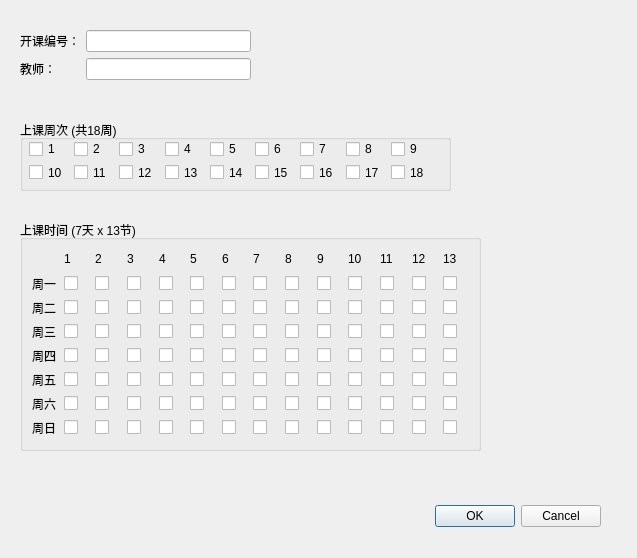
<?xml version="1.0" encoding="UTF-8"?>
<ui version="4.0">
 <class>OfferingDialog</class>
 <widget class="QDialog" name="OfferingDialog">
  <property name="geometry">
   <rect>
    <x>0</x>
    <y>0</y>
    <width>637</width>
    <height>558</height>
   </rect>
  </property>
  <property name="windowTitle">
   <string>Dialog</string>
  </property>
  <widget class="QDialogButtonBox" name="buttonBox">
   <property name="geometry">
    <rect>
     <x>260</x>
     <y>500</y>
     <width>341</width>
     <height>32</height>
    </rect>
   </property>
   <property name="orientation">
    <enum>Qt::Orientation::Horizontal</enum>
   </property>
   <property name="standardButtons">
    <set>QDialogButtonBox::StandardButton::Cancel|QDialogButtonBox::StandardButton::Ok</set>
   </property>
  </widget>
  <widget class="QGroupBox" name="weeksGroupBox">
   <property name="geometry">
    <rect>
     <x>20</x>
     <y>120</y>
     <width>431</width>
     <height>71</height>
    </rect>
   </property>
   <property name="title">
    <string>上课周次 (共18周)</string>
   </property>
   <widget class="QWidget" name="">
    <property name="geometry">
     <rect>
      <x>9</x>
      <y>20</y>
      <width>401</width>
      <height>41</height>
     </rect>
    </property>
    <layout class="QGridLayout" name="gridLayout">
     <item row="0" column="0">
      <widget class="QCheckBox" name="checkBox">
       <property name="text">
        <string>1</string>
       </property>
      </widget>
     </item>
     <item row="0" column="1">
      <widget class="QCheckBox" name="checkBox_2">
       <property name="text">
        <string>2</string>
       </property>
      </widget>
     </item>
     <item row="0" column="2">
      <widget class="QCheckBox" name="checkBox_4">
       <property name="text">
        <string>3</string>
       </property>
      </widget>
     </item>
     <item row="0" column="3">
      <widget class="QCheckBox" name="checkBox_15">
       <property name="text">
        <string>4</string>
       </property>
      </widget>
     </item>
     <item row="0" column="4">
      <widget class="QCheckBox" name="checkBox_16">
       <property name="text">
        <string>5</string>
       </property>
      </widget>
     </item>
     <item row="0" column="5">
      <widget class="QCheckBox" name="checkBox_9">
       <property name="text">
        <string>6</string>
       </property>
      </widget>
     </item>
     <item row="0" column="6">
      <widget class="QCheckBox" name="checkBox_14">
       <property name="text">
        <string>7</string>
       </property>
      </widget>
     </item>
     <item row="0" column="7">
      <widget class="QCheckBox" name="checkBox_10">
       <property name="text">
        <string>8</string>
       </property>
      </widget>
     </item>
     <item row="0" column="8">
      <widget class="QCheckBox" name="checkBox_8">
       <property name="text">
        <string>9</string>
       </property>
      </widget>
     </item>
     <item row="1" column="0">
      <widget class="QCheckBox" name="checkBox_6">
       <property name="text">
        <string>10</string>
       </property>
      </widget>
     </item>
     <item row="1" column="1">
      <widget class="QCheckBox" name="checkBox_3">
       <property name="text">
        <string>11</string>
       </property>
      </widget>
     </item>
     <item row="1" column="2">
      <widget class="QCheckBox" name="checkBox_5">
       <property name="text">
        <string>12</string>
       </property>
      </widget>
     </item>
     <item row="1" column="3">
      <widget class="QCheckBox" name="checkBox_13">
       <property name="text">
        <string>13</string>
       </property>
      </widget>
     </item>
     <item row="1" column="4">
      <widget class="QCheckBox" name="checkBox_17">
       <property name="text">
        <string>14</string>
       </property>
      </widget>
     </item>
     <item row="1" column="5">
      <widget class="QCheckBox" name="checkBox_7">
       <property name="text">
        <string>15</string>
       </property>
      </widget>
     </item>
     <item row="1" column="6">
      <widget class="QCheckBox" name="checkBox_18">
       <property name="text">
        <string>16</string>
       </property>
      </widget>
     </item>
     <item row="1" column="7">
      <widget class="QCheckBox" name="checkBox_11">
       <property name="text">
        <string>17</string>
       </property>
      </widget>
     </item>
     <item row="1" column="8">
      <widget class="QCheckBox" name="checkBox_12">
       <property name="text">
        <string>18</string>
       </property>
      </widget>
     </item>
    </layout>
   </widget>
  </widget>
  <widget class="QGroupBox" name="timesGroupBox">
   <property name="geometry">
    <rect>
     <x>20</x>
     <y>220</y>
     <width>461</width>
     <height>231</height>
    </rect>
   </property>
   <property name="title">
    <string>上课时间 (7天 x 13节)</string>
   </property>
   <layout class="QGridLayout" name="gridLayout_2">
    <item row="4" column="12">
     <widget class="QCheckBox" name="checkBox_191">
      <property name="text">
       <string/>
      </property>
     </widget>
    </item>
    <item row="2" column="1">
     <widget class="QCheckBox" name="checkBox_111">
      <property name="text">
       <string/>
      </property>
     </widget>
    </item>
    <item row="7" column="1">
     <widget class="QCheckBox" name="checkBox_116">
      <property name="text">
       <string/>
      </property>
     </widget>
    </item>
    <item row="7" column="8">
     <widget class="QCheckBox" name="checkBox_162">
      <property name="text">
       <string/>
      </property>
     </widget>
    </item>
    <item row="7" column="7">
     <widget class="QCheckBox" name="checkBox_155">
      <property name="text">
       <string/>
      </property>
     </widget>
    </item>
    <item row="7" column="0">
     <widget class="QLabel" name="label_9">
      <property name="text">
       <string>周日</string>
      </property>
     </widget>
    </item>
    <item row="4" column="1">
     <widget class="QCheckBox" name="checkBox_113">
      <property name="text">
       <string/>
      </property>
     </widget>
    </item>
    <item row="1" column="11">
     <widget class="QCheckBox" name="checkBox_180">
      <property name="text">
       <string/>
      </property>
     </widget>
    </item>
    <item row="1" column="13">
     <widget class="QCheckBox" name="checkBox_194">
      <property name="text">
       <string/>
      </property>
     </widget>
    </item>
    <item row="6" column="0">
     <widget class="QLabel" name="label_8">
      <property name="text">
       <string>周六</string>
      </property>
     </widget>
    </item>
    <item row="2" column="9">
     <widget class="QCheckBox" name="checkBox_168">
      <property name="text">
       <string/>
      </property>
     </widget>
    </item>
    <item row="1" column="10">
     <widget class="QCheckBox" name="checkBox_173">
      <property name="text">
       <string/>
      </property>
     </widget>
    </item>
    <item row="4" column="6">
     <widget class="QCheckBox" name="checkBox_149">
      <property name="text">
       <string/>
      </property>
     </widget>
    </item>
    <item row="2" column="0">
     <widget class="QLabel" name="label_4">
      <property name="text">
       <string>周二</string>
      </property>
     </widget>
    </item>
    <item row="1" column="6">
     <widget class="QCheckBox" name="checkBox_145">
      <property name="text">
       <string/>
      </property>
     </widget>
    </item>
    <item row="2" column="7">
     <widget class="QCheckBox" name="checkBox_154">
      <property name="text">
       <string/>
      </property>
     </widget>
    </item>
    <item row="1" column="2">
     <widget class="QCheckBox" name="checkBox_117">
      <property name="text">
       <string/>
      </property>
     </widget>
    </item>
    <item row="1" column="12">
     <widget class="QCheckBox" name="checkBox_187">
      <property name="text">
       <string/>
      </property>
     </widget>
    </item>
    <item row="6" column="10">
     <widget class="QCheckBox" name="checkBox_174">
      <property name="text">
       <string/>
      </property>
     </widget>
    </item>
    <item row="5" column="5">
     <widget class="QCheckBox" name="checkBox_143">
      <property name="text">
       <string/>
      </property>
     </widget>
    </item>
    <item row="4" column="2">
     <widget class="QCheckBox" name="checkBox_121">
      <property name="text">
       <string/>
      </property>
     </widget>
    </item>
    <item row="3" column="6">
     <widget class="QCheckBox" name="checkBox_151">
      <property name="text">
       <string/>
      </property>
     </widget>
    </item>
    <item row="2" column="13">
     <widget class="QCheckBox" name="checkBox_196">
      <property name="text">
       <string/>
      </property>
     </widget>
    </item>
    <item row="7" column="2">
     <widget class="QCheckBox" name="checkBox_120">
      <property name="text">
       <string/>
      </property>
     </widget>
    </item>
    <item row="5" column="13">
     <widget class="QCheckBox" name="checkBox_199">
      <property name="text">
       <string/>
      </property>
     </widget>
    </item>
    <item row="5" column="3">
     <widget class="QCheckBox" name="checkBox_129">
      <property name="text">
       <string/>
      </property>
     </widget>
    </item>
    <item row="3" column="10">
     <widget class="QCheckBox" name="checkBox_179">
      <property name="text">
       <string/>
      </property>
     </widget>
    </item>
    <item row="3" column="2">
     <widget class="QCheckBox" name="checkBox_123">
      <property name="text">
       <string/>
      </property>
     </widget>
    </item>
    <item row="1" column="7">
     <widget class="QCheckBox" name="checkBox_152">
      <property name="text">
       <string/>
      </property>
     </widget>
    </item>
    <item row="1" column="9">
     <widget class="QCheckBox" name="checkBox_166">
      <property name="text">
       <string/>
      </property>
     </widget>
    </item>
    <item row="2" column="4">
     <widget class="QCheckBox" name="checkBox_133">
      <property name="text">
       <string/>
      </property>
     </widget>
    </item>
    <item row="1" column="3">
     <widget class="QCheckBox" name="checkBox_124">
      <property name="text">
       <string/>
      </property>
     </widget>
    </item>
    <item row="6" column="13">
     <widget class="QCheckBox" name="checkBox_195">
      <property name="text">
       <string/>
      </property>
     </widget>
    </item>
    <item row="6" column="7">
     <widget class="QCheckBox" name="checkBox_153">
      <property name="text">
       <string/>
      </property>
     </widget>
    </item>
    <item row="3" column="3">
     <widget class="QCheckBox" name="checkBox_130">
      <property name="text">
       <string/>
      </property>
     </widget>
    </item>
    <item row="4" column="4">
     <widget class="QCheckBox" name="checkBox_135">
      <property name="text">
       <string/>
      </property>
     </widget>
    </item>
    <item row="3" column="11">
     <widget class="QCheckBox" name="checkBox_186">
      <property name="text">
       <string/>
      </property>
     </widget>
    </item>
    <item row="4" column="7">
     <widget class="QCheckBox" name="checkBox_156">
      <property name="text">
       <string/>
      </property>
     </widget>
    </item>
    <item row="5" column="8">
     <widget class="QCheckBox" name="checkBox_164">
      <property name="text">
       <string/>
      </property>
     </widget>
    </item>
    <item row="6" column="5">
     <widget class="QCheckBox" name="checkBox_139">
      <property name="text">
       <string/>
      </property>
     </widget>
    </item>
    <item row="7" column="5">
     <widget class="QCheckBox" name="checkBox_141">
      <property name="text">
       <string/>
      </property>
     </widget>
    </item>
    <item row="1" column="1">
     <widget class="QCheckBox" name="checkBox_110">
      <property name="text">
       <string/>
      </property>
     </widget>
    </item>
    <item row="5" column="0">
     <widget class="QLabel" name="label_7">
      <property name="text">
       <string>周五</string>
      </property>
     </widget>
    </item>
    <item row="5" column="6">
     <widget class="QCheckBox" name="checkBox_150">
      <property name="text">
       <string/>
      </property>
     </widget>
    </item>
    <item row="7" column="9">
     <widget class="QCheckBox" name="checkBox_169">
      <property name="text">
       <string/>
      </property>
     </widget>
    </item>
    <item row="6" column="12">
     <widget class="QCheckBox" name="checkBox_188">
      <property name="text">
       <string/>
      </property>
     </widget>
    </item>
    <item row="5" column="1">
     <widget class="QCheckBox" name="checkBox_114">
      <property name="text">
       <string/>
      </property>
     </widget>
    </item>
    <item row="6" column="4">
     <widget class="QCheckBox" name="checkBox_132">
      <property name="text">
       <string/>
      </property>
     </widget>
    </item>
    <item row="7" column="11">
     <widget class="QCheckBox" name="checkBox_183">
      <property name="text">
       <string/>
      </property>
     </widget>
    </item>
    <item row="1" column="5">
     <widget class="QCheckBox" name="checkBox_138">
      <property name="text">
       <string/>
      </property>
     </widget>
    </item>
    <item row="2" column="5">
     <widget class="QCheckBox" name="checkBox_140">
      <property name="text">
       <string/>
      </property>
     </widget>
    </item>
    <item row="2" column="6">
     <widget class="QCheckBox" name="checkBox_147">
      <property name="text">
       <string/>
      </property>
     </widget>
    </item>
    <item row="2" column="11">
     <widget class="QCheckBox" name="checkBox_182">
      <property name="text">
       <string/>
      </property>
     </widget>
    </item>
    <item row="2" column="12">
     <widget class="QCheckBox" name="checkBox_189">
      <property name="text">
       <string/>
      </property>
     </widget>
    </item>
    <item row="3" column="5">
     <widget class="QCheckBox" name="checkBox_144">
      <property name="text">
       <string/>
      </property>
     </widget>
    </item>
    <item row="5" column="4">
     <widget class="QCheckBox" name="checkBox_136">
      <property name="text">
       <string/>
      </property>
     </widget>
    </item>
    <item row="5" column="10">
     <widget class="QCheckBox" name="checkBox_178">
      <property name="text">
       <string/>
      </property>
     </widget>
    </item>
    <item row="6" column="2">
     <widget class="QCheckBox" name="checkBox_118">
      <property name="text">
       <string/>
      </property>
     </widget>
    </item>
    <item row="6" column="8">
     <widget class="QCheckBox" name="checkBox_160">
      <property name="text">
       <string/>
      </property>
     </widget>
    </item>
    <item row="4" column="13">
     <widget class="QCheckBox" name="checkBox_198">
      <property name="text">
       <string/>
      </property>
     </widget>
    </item>
    <item row="3" column="0">
     <widget class="QLabel" name="label_5">
      <property name="text">
       <string>周三</string>
      </property>
     </widget>
    </item>
    <item row="4" column="0">
     <widget class="QLabel" name="label_6">
      <property name="text">
       <string>周四</string>
      </property>
     </widget>
    </item>
    <item row="7" column="13">
     <widget class="QCheckBox" name="checkBox_197">
      <property name="text">
       <string/>
      </property>
     </widget>
    </item>
    <item row="3" column="4">
     <widget class="QCheckBox" name="checkBox_137">
      <property name="text">
       <string/>
      </property>
     </widget>
    </item>
    <item row="5" column="7">
     <widget class="QCheckBox" name="checkBox_157">
      <property name="text">
       <string/>
      </property>
     </widget>
    </item>
    <item row="2" column="2">
     <widget class="QCheckBox" name="checkBox_119">
      <property name="text">
       <string/>
      </property>
     </widget>
    </item>
    <item row="2" column="10">
     <widget class="QCheckBox" name="checkBox_175">
      <property name="text">
       <string/>
      </property>
     </widget>
    </item>
    <item row="5" column="2">
     <widget class="QCheckBox" name="checkBox_122">
      <property name="text">
       <string/>
      </property>
     </widget>
    </item>
    <item row="6" column="11">
     <widget class="QCheckBox" name="checkBox_181">
      <property name="text">
       <string/>
      </property>
     </widget>
    </item>
    <item row="4" column="10">
     <widget class="QCheckBox" name="checkBox_177">
      <property name="text">
       <string/>
      </property>
     </widget>
    </item>
    <item row="1" column="8">
     <widget class="QCheckBox" name="checkBox_159">
      <property name="text">
       <string/>
      </property>
     </widget>
    </item>
    <item row="7" column="10">
     <widget class="QCheckBox" name="checkBox_176">
      <property name="text">
       <string/>
      </property>
     </widget>
    </item>
    <item row="3" column="13">
     <widget class="QCheckBox" name="checkBox_200">
      <property name="text">
       <string/>
      </property>
     </widget>
    </item>
    <item row="4" column="9">
     <widget class="QCheckBox" name="checkBox_170">
      <property name="text">
       <string/>
      </property>
     </widget>
    </item>
    <item row="5" column="9">
     <widget class="QCheckBox" name="checkBox_171">
      <property name="text">
       <string/>
      </property>
     </widget>
    </item>
    <item row="6" column="6">
     <widget class="QCheckBox" name="checkBox_146">
      <property name="text">
       <string/>
      </property>
     </widget>
    </item>
    <item row="4" column="3">
     <widget class="QCheckBox" name="checkBox_128">
      <property name="text">
       <string/>
      </property>
     </widget>
    </item>
    <item row="3" column="9">
     <widget class="QCheckBox" name="checkBox_172">
      <property name="text">
       <string/>
      </property>
     </widget>
    </item>
    <item row="7" column="4">
     <widget class="QCheckBox" name="checkBox_134">
      <property name="text">
       <string/>
      </property>
     </widget>
    </item>
    <item row="1" column="4">
     <widget class="QCheckBox" name="checkBox_131">
      <property name="text">
       <string/>
      </property>
     </widget>
    </item>
    <item row="7" column="6">
     <widget class="QCheckBox" name="checkBox_148">
      <property name="text">
       <string/>
      </property>
     </widget>
    </item>
    <item row="5" column="12">
     <widget class="QCheckBox" name="checkBox_192">
      <property name="text">
       <string/>
      </property>
     </widget>
    </item>
    <item row="6" column="3">
     <widget class="QCheckBox" name="checkBox_125">
      <property name="text">
       <string/>
      </property>
     </widget>
    </item>
    <item row="1" column="0">
     <widget class="QLabel" name="label_3">
      <property name="text">
       <string>周一</string>
      </property>
     </widget>
    </item>
    <item row="4" column="8">
     <widget class="QCheckBox" name="checkBox_163">
      <property name="text">
       <string/>
      </property>
     </widget>
    </item>
    <item row="4" column="5">
     <widget class="QCheckBox" name="checkBox_142">
      <property name="text">
       <string/>
      </property>
     </widget>
    </item>
    <item row="6" column="9">
     <widget class="QCheckBox" name="checkBox_167">
      <property name="text">
       <string/>
      </property>
     </widget>
    </item>
    <item row="3" column="7">
     <widget class="QCheckBox" name="checkBox_158">
      <property name="text">
       <string/>
      </property>
     </widget>
    </item>
    <item row="4" column="11">
     <widget class="QCheckBox" name="checkBox_184">
      <property name="text">
       <string/>
      </property>
     </widget>
    </item>
    <item row="7" column="12">
     <widget class="QCheckBox" name="checkBox_190">
      <property name="text">
       <string/>
      </property>
     </widget>
    </item>
    <item row="6" column="1">
     <widget class="QCheckBox" name="checkBox_115">
      <property name="text">
       <string/>
      </property>
     </widget>
    </item>
    <item row="2" column="8">
     <widget class="QCheckBox" name="checkBox_161">
      <property name="text">
       <string/>
      </property>
     </widget>
    </item>
    <item row="2" column="3">
     <widget class="QCheckBox" name="checkBox_126">
      <property name="text">
       <string/>
      </property>
     </widget>
    </item>
    <item row="5" column="11">
     <widget class="QCheckBox" name="checkBox_185">
      <property name="text">
       <string/>
      </property>
     </widget>
    </item>
    <item row="3" column="1">
     <widget class="QCheckBox" name="checkBox_112">
      <property name="text">
       <string/>
      </property>
     </widget>
    </item>
    <item row="3" column="8">
     <widget class="QCheckBox" name="checkBox_165">
      <property name="text">
       <string/>
      </property>
     </widget>
    </item>
    <item row="3" column="12">
     <widget class="QCheckBox" name="checkBox_193">
      <property name="text">
       <string/>
      </property>
     </widget>
    </item>
    <item row="7" column="3">
     <widget class="QCheckBox" name="checkBox_127">
      <property name="text">
       <string/>
      </property>
     </widget>
    </item>
    <item row="0" column="0">
     <widget class="QLabel" name="label_10">
      <property name="text">
       <string/>
      </property>
     </widget>
    </item>
    <item row="0" column="1">
     <widget class="QLabel" name="label_11">
      <property name="minimumSize">
       <size>
        <width>0</width>
        <height>20</height>
       </size>
      </property>
      <property name="maximumSize">
       <size>
        <width>16777215</width>
        <height>20</height>
       </size>
      </property>
      <property name="text">
       <string>1</string>
      </property>
     </widget>
    </item>
    <item row="0" column="2">
     <widget class="QLabel" name="label_12">
      <property name="minimumSize">
       <size>
        <width>0</width>
        <height>20</height>
       </size>
      </property>
      <property name="maximumSize">
       <size>
        <width>16777215</width>
        <height>20</height>
       </size>
      </property>
      <property name="text">
       <string>2</string>
      </property>
     </widget>
    </item>
    <item row="0" column="3">
     <widget class="QLabel" name="label_13">
      <property name="minimumSize">
       <size>
        <width>0</width>
        <height>20</height>
       </size>
      </property>
      <property name="maximumSize">
       <size>
        <width>16777215</width>
        <height>20</height>
       </size>
      </property>
      <property name="text">
       <string>3</string>
      </property>
     </widget>
    </item>
    <item row="0" column="4">
     <widget class="QLabel" name="label_14">
      <property name="minimumSize">
       <size>
        <width>0</width>
        <height>20</height>
       </size>
      </property>
      <property name="maximumSize">
       <size>
        <width>16777215</width>
        <height>20</height>
       </size>
      </property>
      <property name="text">
       <string>4</string>
      </property>
     </widget>
    </item>
    <item row="0" column="5">
     <widget class="QLabel" name="label_15">
      <property name="minimumSize">
       <size>
        <width>0</width>
        <height>20</height>
       </size>
      </property>
      <property name="maximumSize">
       <size>
        <width>16777215</width>
        <height>20</height>
       </size>
      </property>
      <property name="text">
       <string>5</string>
      </property>
     </widget>
    </item>
    <item row="0" column="6">
     <widget class="QLabel" name="label_16">
      <property name="minimumSize">
       <size>
        <width>0</width>
        <height>20</height>
       </size>
      </property>
      <property name="maximumSize">
       <size>
        <width>16777215</width>
        <height>20</height>
       </size>
      </property>
      <property name="text">
       <string>6</string>
      </property>
     </widget>
    </item>
    <item row="0" column="7">
     <widget class="QLabel" name="label_17">
      <property name="minimumSize">
       <size>
        <width>0</width>
        <height>20</height>
       </size>
      </property>
      <property name="maximumSize">
       <size>
        <width>16777215</width>
        <height>20</height>
       </size>
      </property>
      <property name="text">
       <string>7</string>
      </property>
     </widget>
    </item>
    <item row="0" column="8">
     <widget class="QLabel" name="label_18">
      <property name="minimumSize">
       <size>
        <width>0</width>
        <height>20</height>
       </size>
      </property>
      <property name="maximumSize">
       <size>
        <width>16777215</width>
        <height>20</height>
       </size>
      </property>
      <property name="text">
       <string>8</string>
      </property>
     </widget>
    </item>
    <item row="0" column="9">
     <widget class="QLabel" name="label_19">
      <property name="minimumSize">
       <size>
        <width>0</width>
        <height>20</height>
       </size>
      </property>
      <property name="maximumSize">
       <size>
        <width>16777215</width>
        <height>20</height>
       </size>
      </property>
      <property name="text">
       <string>9</string>
      </property>
     </widget>
    </item>
    <item row="0" column="10">
     <widget class="QLabel" name="label_20">
      <property name="minimumSize">
       <size>
        <width>0</width>
        <height>20</height>
       </size>
      </property>
      <property name="maximumSize">
       <size>
        <width>16777215</width>
        <height>20</height>
       </size>
      </property>
      <property name="text">
       <string>10</string>
      </property>
     </widget>
    </item>
    <item row="0" column="11">
     <widget class="QLabel" name="label_21">
      <property name="minimumSize">
       <size>
        <width>0</width>
        <height>20</height>
       </size>
      </property>
      <property name="maximumSize">
       <size>
        <width>16777215</width>
        <height>20</height>
       </size>
      </property>
      <property name="text">
       <string>11</string>
      </property>
     </widget>
    </item>
    <item row="0" column="12">
     <widget class="QLabel" name="label_22">
      <property name="minimumSize">
       <size>
        <width>0</width>
        <height>20</height>
       </size>
      </property>
      <property name="maximumSize">
       <size>
        <width>16777215</width>
        <height>20</height>
       </size>
      </property>
      <property name="text">
       <string>12</string>
      </property>
     </widget>
    </item>
    <item row="0" column="13">
     <widget class="QLabel" name="label_23">
      <property name="minimumSize">
       <size>
        <width>0</width>
        <height>20</height>
       </size>
      </property>
      <property name="maximumSize">
       <size>
        <width>16777215</width>
        <height>20</height>
       </size>
      </property>
      <property name="text">
       <string>13</string>
      </property>
     </widget>
    </item>
   </layout>
  </widget>
  <widget class="QWidget" name="">
   <property name="geometry">
    <rect>
     <x>20</x>
     <y>30</y>
     <width>231</width>
     <height>51</height>
    </rect>
   </property>
   <layout class="QFormLayout" name="formLayout">
    <item row="0" column="0">
     <widget class="QLabel" name="label">
      <property name="text">
       <string>开课编号：</string>
      </property>
     </widget>
    </item>
    <item row="0" column="1">
     <widget class="QLineEdit" name="lineEdit_id"/>
    </item>
    <item row="1" column="0">
     <widget class="QLabel" name="label_2">
      <property name="text">
       <string>教师：</string>
      </property>
     </widget>
    </item>
    <item row="1" column="1">
     <widget class="QLineEdit" name="lineEdit_teacher"/>
    </item>
   </layout>
  </widget>
 </widget>
 <resources/>
 <connections>
  <connection>
   <sender>buttonBox</sender>
   <signal>accepted()</signal>
   <receiver>OfferingDialog</receiver>
   <slot>accept()</slot>
   <hints>
    <hint type="sourcelabel">
     <x>248</x>
     <y>254</y>
    </hint>
    <hint type="destinationlabel">
     <x>157</x>
     <y>274</y>
    </hint>
   </hints>
  </connection>
  <connection>
   <sender>buttonBox</sender>
   <signal>rejected()</signal>
   <receiver>OfferingDialog</receiver>
   <slot>reject()</slot>
   <hints>
    <hint type="sourcelabel">
     <x>316</x>
     <y>260</y>
    </hint>
    <hint type="destinationlabel">
     <x>286</x>
     <y>274</y>
    </hint>
   </hints>
  </connection>
 </connections>
</ui>
